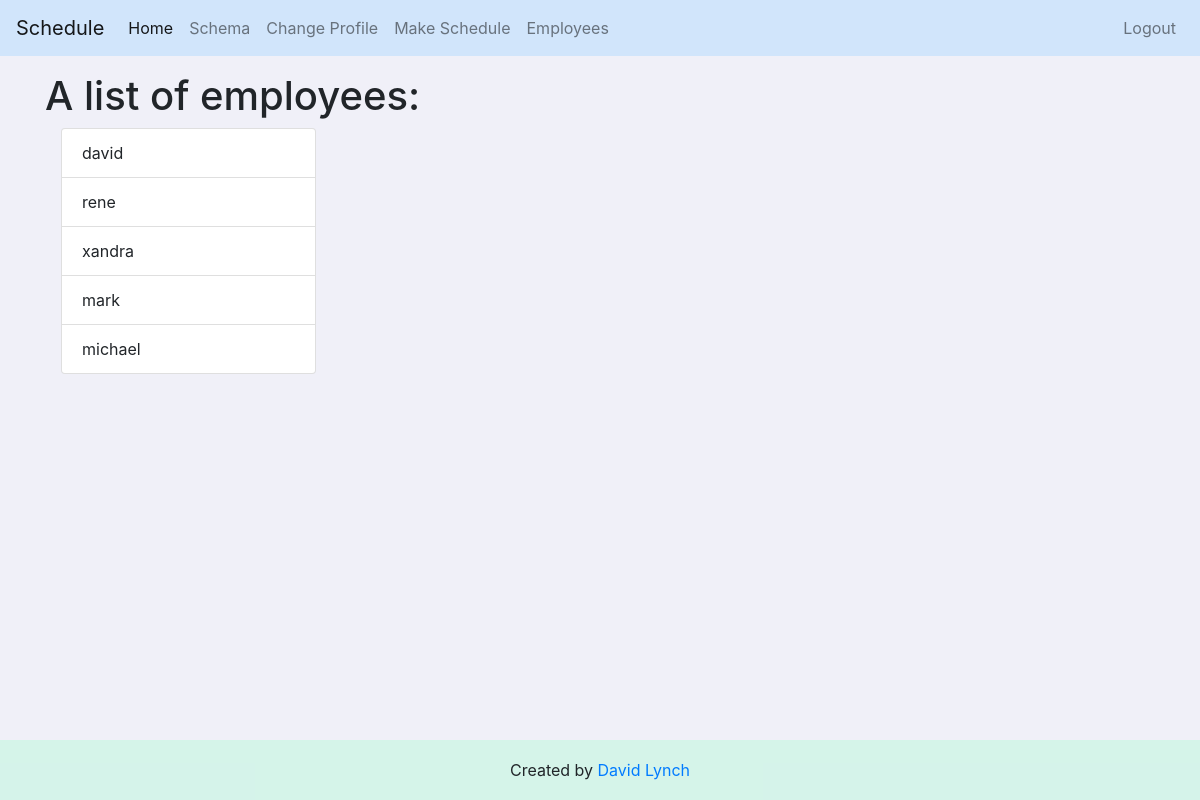
Screenshot of /employees/ (signed in) with the database file from the repository.
### users/models.py (models this page shows, shortened)
class Person(TimeMixin, User):
    MondayAM = models.BooleanField(default=False)
    MondayPM = models.BooleanField(default=False)
    TuesdayAM = models.BooleanField(default=False)
    TuesdayPM = models.BooleanField(default=False)
    WednesdayAM = models.BooleanField(default=False)
    WednesdayPM = models.BooleanField(default=False)
    ThursdayAM = models.BooleanField(default=False)
    ThursdayPM = models.BooleanField(default=False)
    FridayAM = models.BooleanField(default=False)
    FridayPM = models.BooleanField(default=False)
    SaturdayAM = models.BooleanField(default=False)
    SaturdayPM = models.BooleanField(default=False)
    Driver = models.BooleanField(default=False)
    Cashier = models.BooleanField(default=False)
    Bagger = models.BooleanField(default=False)
    shifts = models.IntegerField(blank=False, default=0)
    flex = models.BooleanField(default=False)

### scheduler/views.py (the view)
# urls.py: path('employees/', employees, name="employees"),
@login_required
def employees(request):
    if not request.user.is_staff:
        return render(request, 'scheduler/employees.html', {'unauthorized': "You are not authorized to use this page."})
    employee_list = Person.objects.filter(
        groups__name__in=['Employee']).order_by('-shifts')
    return render(request, 'scheduler/employees.html', {'employee_list': employee_list})

### scheduler/templates/scheduler/employees.html
{% extends "scheduler/base.html" %}
{% block content %}
<h1>A list of employees: </h1>
{% if employee_list %}
<div class="row">
    <div class="col-sm-3 ml-3">
        <ul class="list-group">
            {% for employee in employee_list %}
            <li class="list-group-item">{{ employee.username }}</li>
            {% endfor %}
        </ul>
    </div>
</div>
{% elif unauthorized %}
<p>{{ unauthorized }}</p>
{% else %}
<p>No employees are available to view...</p>
{% endif %}
{% endblock %}

### scheduler/templates/scheduler/base.html (style rules this page uses)
html { position: relative; min-height: 100%; }
body { margin-bottom: 60px; background-color: rgba(180, 180, 220, 0.2); }

### rows the page displays
Person: username "david"
Person: username "rene"
Person: username "xandra"
Person: username "mark"
Person: username "michael"
